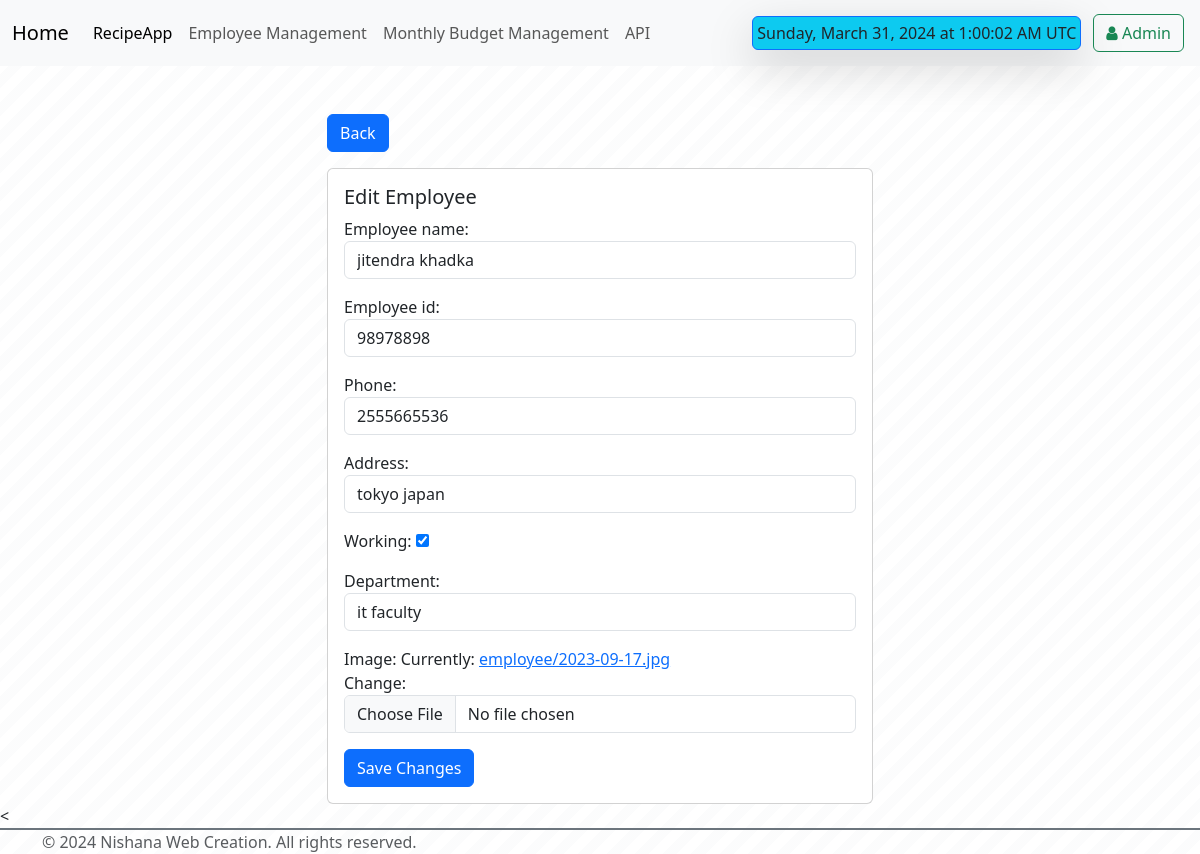
/employeemanagement/update_employee/3/, run on the app's committed database.
### employeemanagement/models.py (models this page shows, shortened)
class Employee(models.Model):
    employee_name = models.CharField(max_length = 100)
    employee_id = models.CharField(max_length = 100)
    phone = models.CharField(max_length = 10)
    address = models.CharField(max_length = 100)
    working = models.BooleanField(default = True)
    department = models.CharField(max_length = 10)
    image = models.ImageField(upload_to="employee/")

### employeemanagement/views.py (the view)
# urls.py: path('update_employee/<int:id>/', update_employee, name='update_employee'),
def update_employee(request, id):
    employee = get_object_or_404(Employee, id=id)
    print(id)
    if request.method == 'POST':
        form = EmployeeForm(request.POST, request.FILES, instance=employee)
        if form.is_valid():
            form.save()
            return redirect('/employeemanagement/emp_home/')
    else:
        form = EmployeeForm(instance=employee)
    return render(request, 'edit_employee.html', {'form': form})

### employeemanagement/form.py
class EmployeeForm(forms.ModelForm):
    class Meta:
        model = Employee
        fields = ['employee_name', 'employee_id', 'phone', 'address', 'working', 'department', 'image']
    def __init__(self, *args, **kwargs):
        super(EmployeeForm, self).__init__(*args, **kwargs)
        for visible in self.visible_fields():
            if visible.name != 'working':  # Exclude the "working" field
                visible.field.widget.attrs['class'] = 'form-control'

### employeemanagement/templates/edit_employee.html (shortened to what this page needs)
{% extends "base.html" %}
{% block start%}
<div class="container mt-5">
    <div class="row justify-content-center">
        <div class="col-md-6">
            <div class="text-start mb-3">
                <a href="/emp_home/" class="btn btn-primary">Back</a>
            </div>
            <div class="card">
                <div class="card-body">
                    <h5 class="card-title">Edit Employee</h5>
                    <form method="post" enctype="multipart/form-data">
                        {{ form.as_p }}
                        <button type="submit" class="btn btn-primary">Save Changes</button>
                    </form>
                </div>
            </div>
        </div>
    </div>
</div>
<
{% endblock %}

### data on the page
Employee: employee_name "jitendra khadka", employee_id "98978898", phone "2555665536", address "tokyo japan", working "☑", department "it faculty"
